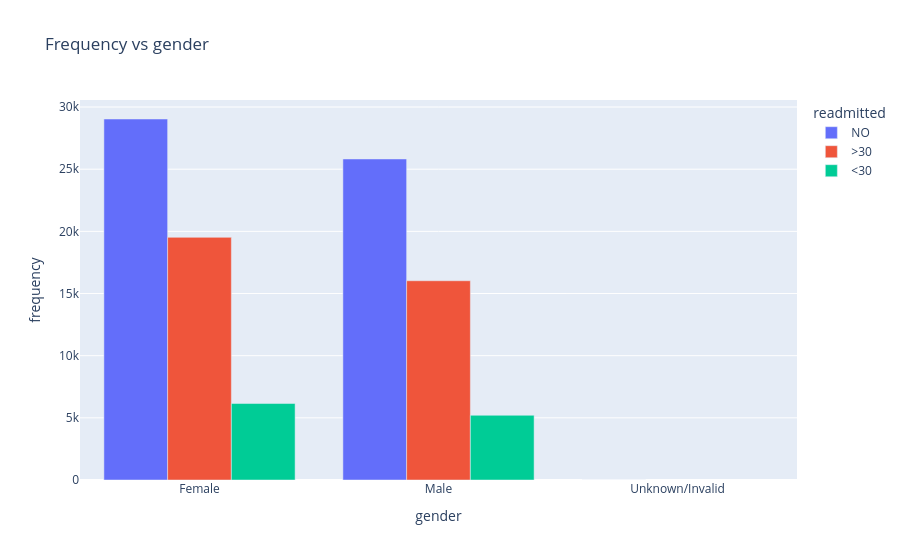

The code cell stored with this chart in its notebook:
### Code cell
dfFreq = dfChecked.value_counts(['gender', 'readmitted']).reset_index().rename(columns={0:'frequency'})
dfFreq
fig = px.bar(dfFreq, x="gender", y="frequency", color="readmitted", title="Frequency vs gender", barmode='group')
fig.show()

### Figure 1 — Plotly figure (JSON) as saved in the notebook; plotly's stock layout.template omitted (floating-point values rounded to 4 significant figures)
{"data": [{"alignmentgroup": "True", "hovertemplate": "readmitted=NO<br>gender=%{x}<br>frequency=%{y}<extra></extra>", "legendgroup": "NO", "marker": {"color": "#636efa", "pattern": {"shape": ""}}, "name": "NO", "offsetgroup": "NO", "orientation": "v", "showlegend": true, "textposition": "auto", "type": "bar", "x": ["Female", "Male", "Unknown/Invalid"], "xaxis": "x", "y": [29038, 25823, 3], "yaxis": "y"}, {"alignmentgroup": "True", "hovertemplate": "readmitted=>30<br>gender=%{x}<br>frequency=%{y}<extra></extra>", "legendgroup": ">30", "marker": {"color": "#EF553B", "pattern": {"shape": ""}}, "name": ">30", "offsetgroup": ">30", "orientation": "v", "showlegend": true, "textposition": "auto", "type": "bar", "x": ["Female", "Male"], "xaxis": "x", "y": [19518, 16027], "yaxis": "y"}, {"alignmentgroup": "True", "hovertemplate": "readmitted=<30<br>gender=%{x}<br>frequency=%{y}<extra></extra>", "legendgroup": "<30", "marker": {"color": "#00cc96", "pattern": {"shape": ""}}, "name": "<30", "offsetgroup": "<30", "orientation": "v", "showlegend": true, "textposition": "auto", "type": "bar", "x": ["Female", "Male"], "xaxis": "x", "y": [6152, 5205], "yaxis": "y"}], "layout": {"barmode": "group", "legend": {"title": {"text": "readmitted"}, "tracegroupgap": 0}, "title": {"text": "Frequency vs gender"}, "xaxis": {"anchor": "y", "domain": [0, 1], "title": {"text": "gender"}}, "yaxis": {"anchor": "x", "domain": [0, 1], "title": {"text": "frequency"}}}}
